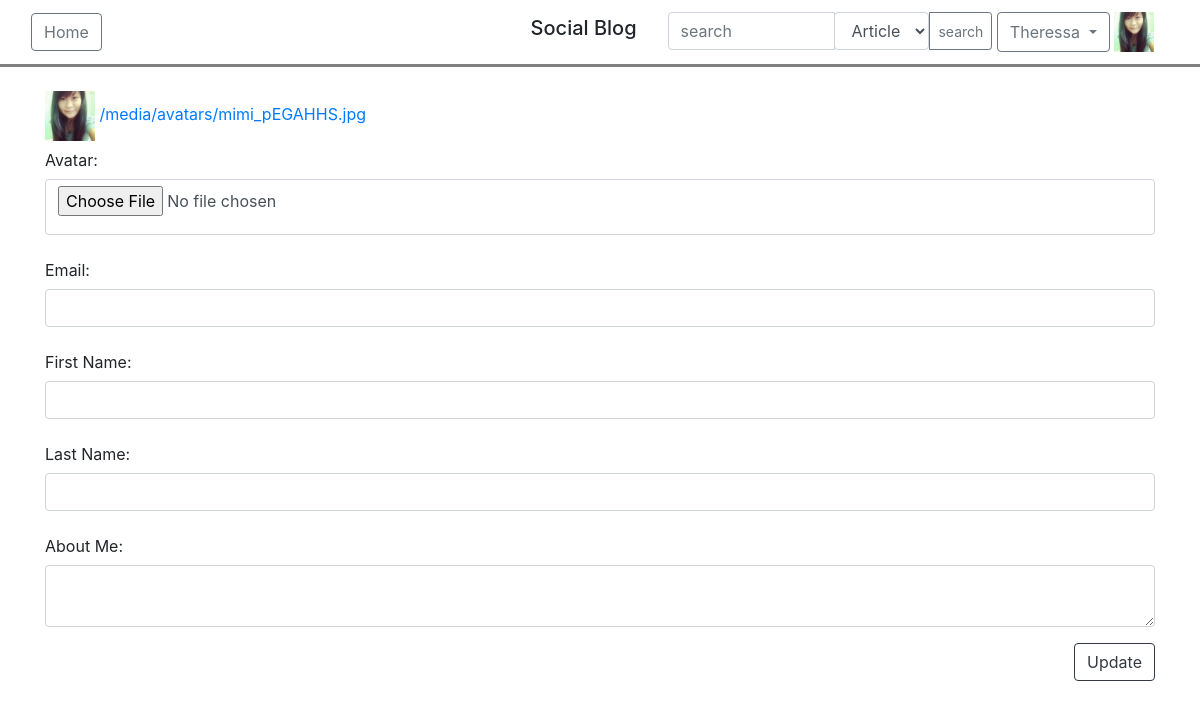
/drf/user/edit (signed in), run on the app's committed database.
### users/models.py (models this page shows, shortened)
class User(AbstractBaseUser, PermissionsMixin):
    email = models.EmailField(('email address'), unique=True)
    firstname = models.CharField(('first name'), max_length=30, blank=True)
    lastname = models.CharField(('last name'), max_length=30, blank=True)
    about_me = models.TextField(('about me'), blank=True)
    date_joined = models.DateTimeField(('date joined'), auto_now_add=True)
    is_active = models.BooleanField(('active'), default=True)
    is_staff = models.BooleanField(('staff'), default=False)
    is_superuser = models.BooleanField(('superuser'), default=False)
    avatar = models.ImageField(upload_to='avatars/', null=True, blank=True, default='avatars/default.png')
    objects = UserManager()
    USERNAME_FIELD = 'email'
    REQUIRED_FIELDS = []
    class Meta:
        verbose_name = ('user')
        verbose_name_plural = ('users')

### blog/views.py (the view)
# urls.py: path('drf/user/edit', EditUserTemplateView.as_view(), name = "drfuseredit"),
class EditUserTemplateView(TemplateView):
    def get(self, request, **kwargs):
        if request.user.is_authenticated:
            return render(request, "drf/edituserDRF.html")
        else:
            Http404("Invalid Access")

### templates/drf/edituserDRF.html (shortened to what this page needs)
{% extends 'base.html' %}
{% load widget_tweaks %}
{% load static %}
{% block home %}
    <a href="{% url 'blog:drfhome' %}" class="btn btn-outline-secondary">Home</a>
{% endblock %}
{% block switch %}
    <form name="search_form">
        <div class="input-group ">
            <input type="text" class="form-control" placeholder="search" aria-label="search" name="search" name="search">
            <div class="input-group-append">
                <select class="form-control" name="search_type" id="search_type">
                    <option value="article">Article</option>
                </select>
                <button class="btn btn-outline-secondary btn-sm" type="submit">search</button>
            </div>
        </div>
    </form>
    {% if user.is_authenticated %}
    <div class="btn-group">
        <button id="btn_name" name="btn_name" type="button" class="btn btn-outline-secondary dropdown-toggle" data-toggle="dropdown" aria-haspopup="true" aria-expanded="false">
            {% if request.user.firstname %}
                {{ request.user.firstname }}
            {% else %}
                {{ request.user.email }}
            {% endif %}
        </button>
    </div>
    <img id="profile_picture" src="{{ request.user.avatar.url }}" width="40" height="40"></img>
    {% endif %}
{% endblock%}
{% block content %}
    <div class="container">
        <div>
            <form method="POST" id="updateUserForm" name="updateUserForm" enctype="multipart/form-data" novalidate>
                <div id="display_default">
                    <img src="{{ request.user.avatar.url }}" width="50" height="50"></img>
                    <a href="http://localhost:8000{{request.user.avatar.url}}">{{request.user.avatar.url}}</a>
                </div>
                <div class="form-group">
                    <label for="avatar" class="col-form-label">Avatar:</label>
                    <input type="file" class="form-control" id="avatar" name="avatar">
                </div>
                <div class="form-group">
                    <label for="email" class="col-form-label">Email:</label>
                    <input type="email" class="form-control" id="email" name="email">
                </div>
                 <div class="form-group">
                    <label for="firstname" class="col-form-label">First Name:</label>
                    <input type="text" class="form-control" id="firstname" name="firstname">
                </div>
                <div class="form-group">
                    <label for="lastname" class="col-form-label">Last Name:</label>
                    <input type="text" class="form-control" id="lastname" name="lastname"></input>
                </div>
                <div class="form-group">
                    <label for="about_me" class="col-form-label">About Me:</label>
                    <textarea class="form-control" row="5" id="about_me" name="about_me"></textarea>
                </div>
            </form>
            <div class="float-right">
                <button class="btn btn-outline-dark" type="button" data-toggle="modal" data-target="#editModal">Update</button>
            </div>
        </div>
    </div>
{% endblock %}

### static/users/style.css (style rules this page uses)
[type="file"] { padding-bottom: 3rem; }

### data on the page
User: user.firstname "Theressa", user.avatar (picture), user.avatar "/media/avatars/mimi_pEGAHHS.jpg"
